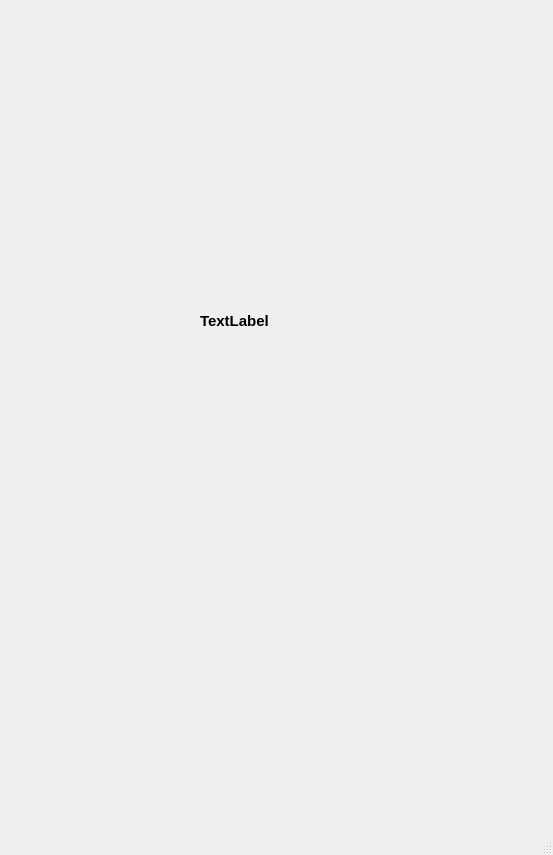
<?xml version="1.0" encoding="UTF-8"?>
<ui version="4.0">
 <class>page2</class>
 <widget class="QMainWindow" name="page2">
  <property name="geometry">
   <rect>
    <x>0</x>
    <y>0</y>
    <width>553</width>
    <height>855</height>
   </rect>
  </property>
  <property name="windowTitle">
   <string>MainWindow</string>
  </property>
  <widget class="QWidget" name="centralwidget">
   <widget class="QLabel" name="lable">
    <property name="geometry">
     <rect>
      <x>200</x>
      <y>290</y>
      <width>191</width>
      <height>61</height>
     </rect>
    </property>
    <property name="font">
     <font>
      <pointsize>11</pointsize>
      <weight>75</weight>
      <bold>true</bold>
     </font>
    </property>
    <property name="text">
     <string>TextLabel</string>
    </property>
   </widget>
  </widget>
  <widget class="QMenuBar" name="menubar">
   <property name="geometry">
    <rect>
     <x>0</x>
     <y>0</y>
     <width>553</width>
     <height>27</height>
    </rect>
   </property>
  </widget>
  <widget class="QStatusBar" name="statusbar"/>
 </widget>
 <resources/>
 <connections/>
</ui>
